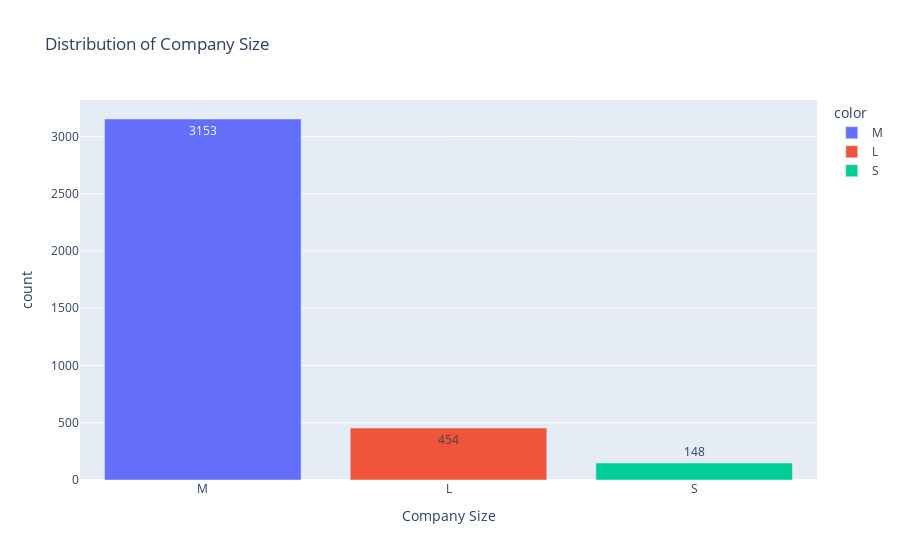

The cell this chart's notebook holds for it:
### Markdown cell above
### Step 7. Identity

### Code cell
group = uc8['company_size'].value_counts()

fig = px.bar(y = group.values, x = group.index, 
             color = group.index, text = group.values,
             title = 'Distribution of Company Size')

fig.update_layout(xaxis_title = "Company Size", yaxis_title = "count")
fig.show()

### Figure 1 — Plotly figure (JSON) as saved in the notebook; plotly's stock layout.template omitted (floating-point values rounded to 4 significant figures)
{"data": [{"alignmentgroup": "True", "hovertemplate": "color=M<br>x=%{x}<br>y=%{y}<br>text=%{text}<extra></extra>", "legendgroup": "M", "marker": {"color": "#636efa", "pattern": {"shape": ""}}, "name": "M", "offsetgroup": "M", "orientation": "v", "showlegend": true, "text": [3153], "textposition": "auto", "type": "bar", "x": ["M"], "xaxis": "x", "y": [3153], "yaxis": "y"}, {"alignmentgroup": "True", "hovertemplate": "color=L<br>x=%{x}<br>y=%{y}<br>text=%{text}<extra></extra>", "legendgroup": "L", "marker": {"color": "#EF553B", "pattern": {"shape": ""}}, "name": "L", "offsetgroup": "L", "orientation": "v", "showlegend": true, "text": [454], "textposition": "auto", "type": "bar", "x": ["L"], "xaxis": "x", "y": [454], "yaxis": "y"}, {"alignmentgroup": "True", "hovertemplate": "color=S<br>x=%{x}<br>y=%{y}<br>text=%{text}<extra></extra>", "legendgroup": "S", "marker": {"color": "#00cc96", "pattern": {"shape": ""}}, "name": "S", "offsetgroup": "S", "orientation": "v", "showlegend": true, "text": [148], "textposition": "auto", "type": "bar", "x": ["S"], "xaxis": "x", "y": [148], "yaxis": "y"}], "layout": {"barmode": "relative", "legend": {"title": {"text": "color"}, "tracegroupgap": 0}, "title": {"text": "Distribution of Company Size"}, "xaxis": {"anchor": "y", "domain": [0, 1], "title": {"text": "Company Size"}}, "yaxis": {"anchor": "x", "domain": [0, 1], "title": {"text": "count"}}}}
